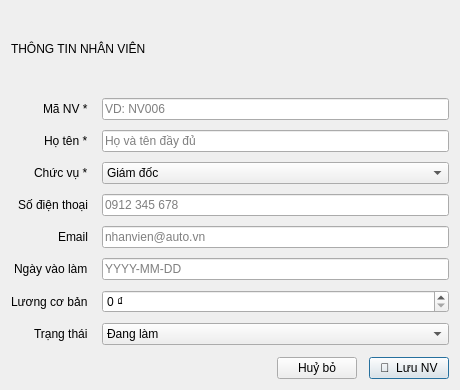
<?xml version="1.0" encoding="UTF-8"?>
<ui version="4.0">
 <class>NhanVienDialog</class>
 <widget class="QDialog" name="NhanVienDialog">
  <property name="geometry"><rect><x>0</x><y>0</y><width>460</width><height>390</height></rect></property>
  <property name="windowTitle"><string>Thêm / Sửa nhân viên</string></property>
  <layout class="QVBoxLayout" name="verticalLayout">
   <property name="contentsMargins"><rect><left>24</left><top>20</top><right>24</right><bottom>20</bottom></rect></property>
   <property name="spacing"><number>12</number></property>
   <item><widget class="QLabel" name="lbl_title"><property name="text"><string>THÔNG TIN NHÂN VIÊN</string></property><property name="objectName"><string>detail_key_form</string></property></widget></item>
   <item>
    <layout class="QFormLayout" name="formLayout">
     <property name="labelAlignment"><set>Qt::AlignRight|Qt::AlignVCenter</set></property>
     <property name="horizontalSpacing"><number>14</number></property><property name="verticalSpacing"><number>10</number></property>
     <item row="0" column="0"><widget class="QLabel"><property name="text"><string>Mã NV *</string></property></widget></item>
     <item row="0" column="1"><widget class="QLineEdit" name="txt_ma_nv"><property name="placeholderText"><string>VD: NV006</string></property></widget></item>
     <item row="1" column="0"><widget class="QLabel"><property name="text"><string>Họ tên *</string></property></widget></item>
     <item row="1" column="1"><widget class="QLineEdit" name="txt_ho_ten"><property name="placeholderText"><string>Họ và tên đầy đủ</string></property></widget></item>
     <item row="2" column="0"><widget class="QLabel"><property name="text"><string>Chức vụ *</string></property></widget></item>
     <item row="2" column="1"><widget class="QComboBox" name="cbo_chuc_vu"><item><property name="text"><string>Giám đốc</string></property></item><item><property name="text"><string>Quản lý BH</string></property></item><item><property name="text"><string>Nhân viên BH</string></property></item><item><property name="text"><string>Kỹ thuật viên</string></property></item><item><property name="text"><string>Kế toán</string></property></item></widget></item>
     <item row="3" column="0"><widget class="QLabel"><property name="text"><string>Số điện thoại</string></property></widget></item>
     <item row="3" column="1"><widget class="QLineEdit" name="txt_so_dt"><property name="placeholderText"><string>0912 345 678</string></property></widget></item>
     <item row="4" column="0"><widget class="QLabel"><property name="text"><string>Email</string></property></widget></item>
     <item row="4" column="1"><widget class="QLineEdit" name="txt_email"><property name="placeholderText"><string>nhanvien@auto.vn</string></property></widget></item>
     <item row="5" column="0"><widget class="QLabel"><property name="text"><string>Ngày vào làm</string></property></widget></item>
     <item row="5" column="1"><widget class="QLineEdit" name="txt_ngay_vao"><property name="placeholderText"><string>YYYY-MM-DD</string></property></widget></item>
     <item row="6" column="0"><widget class="QLabel"><property name="text"><string>Lương cơ bản</string></property></widget></item>
    <item row="6" column="1"><widget class="QDoubleSpinBox" name="spin_luong"><property name="maximum"><double>200000000.000000000000000</double></property><property name="singleStep"><double>500000.000000000000000</double></property><property name="decimals"><number>0</number></property><property name="suffix"><string> ₫</string></property></widget></item>
     <item row="7" column="0"><widget class="QLabel"><property name="text"><string>Trạng thái</string></property></widget></item>
     <item row="7" column="1"><widget class="QComboBox" name="cbo_trang_thai"><item><property name="text"><string>Đang làm</string></property></item><item><property name="text"><string>Thử việc</string></property></item><item><property name="text"><string>Nghỉ việc</string></property></item></widget></item>
    </layout>
   </item>
   <item>
    <layout class="QHBoxLayout">
     <item><spacer><property name="orientation"><enum>Qt::Horizontal</enum></property><property name="sizeHint" stdset="0"><size><width>40</width><height>20</height></size></property></spacer></item>
     <item><widget class="QPushButton" name="btn_cancel"><property name="text"><string>Huỷ bỏ</string></property></widget></item>
     <item><widget class="QPushButton" name="btn_save"><property name="text"><string>💾  Lưu NV</string></property><property name="objectName"><string>btn_add</string></property><property name="default"><bool>true</bool></property></widget></item>
    </layout>
   </item>
  </layout>
 </widget>
 <resources/>
 <connections><connection><sender>btn_cancel</sender><signal>clicked()</signal><receiver>NhanVienDialog</receiver><slot>reject()</slot><hints><hint type="sourcelabel"><x>20</x><y>20</y></hint><hint type="destinationlabel"><x>20</x><y>20</y></hint></hints></connection></connections>
</ui>
